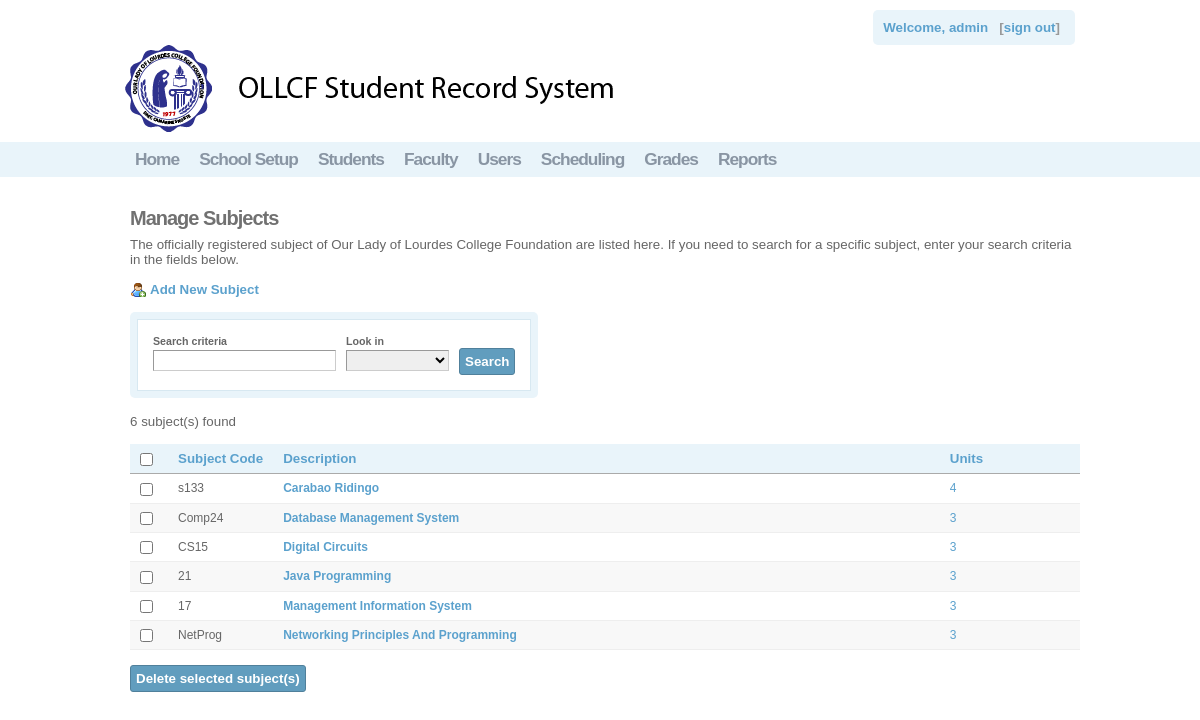
The app's page /osis/manage/subject.php (signed in) with its own data.
### tables this page shows
CREATE TABLE `subject` (
  `subject_code` varchar(12) NOT NULL,
  `description` varchar(45) NOT NULL,
  `units` varchar(12) NOT NULL,
  PRIMARY KEY (`subject_code`),
  KEY `subject_code` (`subject_code`),
  KEY `subject_code_2` (`subject_code`),
  KEY `description` (`description`),
  KEY `units` (`units`)
);

### osis/manage/subject.php (the view, shortened to what this page needs)
<?php
$rpp = 15;
$page = intval($_GET["page"]);
if(!$page) $page = 1;
$reload = $_SERVER['PHP_SELF'];
include("../functions/dbcon.php");
if(!isset($_COOKIE['subjectSearch'])){
	$sql = "SELECT subject_code, description, units
			FROM subject
			ORDER BY description";
}
$result = mysql_query($sql, $con);
$tcount = mysql_num_rows($result);
?>
<!DOCTYPE HTML PUBLIC "-//W3C//DTD XHTML 1.0 Strict//EN" "http://www.w3.org/TR/xhtml1/DTD/xhtml1-strict.dtd">
<html dir="ltr" xml:lang="en_US" xmlns="http://www.w3.org/1999/xhtml" lang="en_US">
<head>
	<link href="../css.css" media="screen" rel="stylesheet" type="text/css">
</head><body onload="getFormInputs(document.forms.filter_subject,retrieveFormInputs('subjectSearch'));">
<?php
include "../globalheader.php";
?>
  <div id="global_content_wrapper">
    <div id="global_content">
<h2>
  Manage Subjects</h2>
<p> The officially registered subject of Our Lady of Lourdes College Foundation are listed here. If you need to
search for a specific subject, enter your search criteria in the fields below.</p>
<br>
<div style="<?php echo $hide ?>;">
  <a  href="form_addnewsubject.php" class="buttonlink" style="background-image: url(../images/add.png);">Add New Subject</a>
</div>
<br/>
<div class="admin_search">
  <div class="clear"><div class="search">
<form name="filter_subject" class="global_form_box" action="<?php echo $reload;?>" onsubmit="setFormInputs('subjectSearch',getFormString(document.forms.filter_subject));" method="post">
<div><label for="subject_scriteria" tag="" class="optional">Search criteria</label>
<input name="subject_scriteria" id="subject_scriteria" type="text"></div>
<div><label for="level_id" tag="" class="optional">Look in</label>
<select name="field" id="field">
    <option selected="selected" value="0" label=""> </option>
    <option value="subject_code" label="subject_code">Subject Code</option>
</select></div>
<div><div class="buttons"><button name="search" id="search" type="submit">Search</button></div></div>
</form>
</div></div></div>
<br>
<div class="admin_results">
  <div>
        <?php echo $tcount." subject(s) found ";
		?>
	</div>
</div>
	<br>
<div class="admin_table_form">
<form id="GridView1" name="GridView1" method="post" action="subject_delete.php">
  <table class="admin_table">
    <thead>
      <tr>
        <th style="width: 1%;">
		<input name="checkboxHeader" id="checkboxHeader" onclick="checkedAll();"  class="checkbox" type="checkbox"></th>
        <th style="width: 1%;"><a href="" onclick="">Subject Code</a></th>
        <th><a href="" onclick="">Description</a></th>
<th><a href="" onclick="">Units</a></th>
      </tr>
    </thead>
    <tbody>
	<?php
	$count = 0;
	$i = ($page-1)*$rpp;
	while(($count<$rpp) && ($i<$tcount)) {
    $query = mysql_fetch_array($result);
?>
        <tr>
            <td><input onclick="checkedHeader();" type="checkbox" name="checkboxList[]" id="checkboxList<?php echo $query['subject_code'];?>" class="checkbox"  value="<?php echo $query['subject_code'];?>"></td>
            <td><?php echo $query['subject_code']?></td>
            <td class="admin_table_bold"><a href="subject_profile.php?sid=<?php echo $query['subject_code']?>"><?php echo ucwords($query['description'])?></a></td>
            <td class="admin_table_user"><a href="subject_profile.php?sid=<?php echo $query['subject_code']?>"><?php echo ucwords($query['units'])?></a></td>
        </tr>
<?php
	$i++;
    $count++;}
?>
                  </tbody>
  </table>
	<br>
	<div>
    <div class='buttons' style="<?php echo $hide ?>;"><button name="delSubject" type="submit" value="delSubject" id="delSubject">Delete selected subject(s)</button></div>
	</div>
</form>
</div>
    </div>
  </div>
</body></html>

### osis/css.css (style rules this page uses)
html { min-height:100%;margin-bottom:1px;overflow-y:scroll }
* { padding:0;margin:0;font-weight:400;border-style:solid;border-width:0;border-color:#eee;border-spacing:0 }
h2 { font-size:15pt;letter-spacing:-1px;margin:0 0 7px 0;color:#717171;font-weight:700 }
a.buttonlink { padding-left:20px;background-repeat:no-repeat;margin-right:20px;font-weight:700 }
div,td { font-family:tahoma,arial,verdana,sans-serif;font-size:10pt;color:#666;text-align:left }
a { color:#5ba1cd }
a:link,a:visited { text-decoration:none }
#global_content_wrapper { text-align:center;padding-top:30px;clear:both }
#global_content { margin:0 auto 0 auto;width:950px;overflow:hidden;min-height:500px;vertical-align:top;padding:0 0 50px 10px;overflow:hidden }
button { -moz-border-radius:3px;-webkit-border-radius:3px;border-radius:3px;padding:5px;font-weight:700;border:none;background-color:#619dbe;border:1px solid #50809b;color:#fff;background-image:url(/application/modules/Core/externals/images/buttonbg.png?c=3);background-repeat:repeat-x;background-position:0 1px;font-family:tahoma,verdana,arial,sans-serif }
input[type=text],input[type=password],textarea { border-top:1px solid #999;border-left:1px solid #999;border-bottom:1px solid #ccc;border-right:1px solid #ccc;font-family:tahoma,verdana,arial,sans-serif;padding:2px;font-size:10pt }
input[type=checkbox],input[type=radio] { margin:0;padding:0;margin-right:5px;vertical-align:middle }
select { border-top:1px solid #999;border-left:1px solid #999;border-bottom:1px solid #ccc;border-right:1px solid #ccc;font-family:tahoma,verdana,arial,sans-serif;padding:1px;font-size:10pt }
select option { padding:0 7px 0 7px }
.admin_search { max-width:850px;clear:both;overflow:hidden }
.search { -moz-border-radius:5px;-webkit-border-radius:5px;border-radius:5px;background-color:#e9f4fa;padding:7px;float:left }
.search>form { overflow:hidden;border:1px solid #d7e8f1;background:#fff;padding:15px }
.search form>div { float:left;overflow:hidden;margin-left:10px }
.search form>div:first-child { margin-left:0 }
.search div label { font-size:8pt;font-weight:700;display:block }
.search div input, div.search div select { width:auto;margin-top:3px }
.search div select option { padding-left:3px }
.search .buttons { margin-top:1em }
table.admin_table thead tr th { background-color:#e9f4fa;padding:10px;border-bottom:1px solid #aaa;font-weight:700;padding-top:7px;padding-bottom:7px;white-space:nowrap }
table.admin_table thead tr th a { font-weight:700 }
table.admin_table tbody tr:nth-child(even) { background-color:#f8f8f8 }
table.admin_table tbody tr td { padding:10px;border-bottom:1px solid #eee;font-size:.9em;padding-top:7px;padding-bottom:7px;vertical-align:top;white-space:normal }
table.admin_table tbody tr td:last-child { white-space:nowrap }
.admin_table_bold, .admin_table_bold a { font-weight:700 }
.admin_table_user { white-space:normal !important;max-width:140px;word-wrap:break-word }
.admin_table_form { overflow:auto }
.admin_results { overflow:hidden }
.admin_results>div { display:inline-block;vertical-align:middle }

### records on screen
subject: subject_code "s133", description "Carabao Ridingo", units "4"
subject: subject_code "Comp24", description "Database Management System", units "3"
subject: subject_code "CS15", description "Digital Circuits", units "3"
subject: subject_code "21", description "Java Programming", units "3"
subject: subject_code "17", description "Management Information System", units "3"
subject: subject_code "NetProg", description "Networking Principles And Programming", units "3"

### other values on screen
$username "admin"
$tcount "6"
